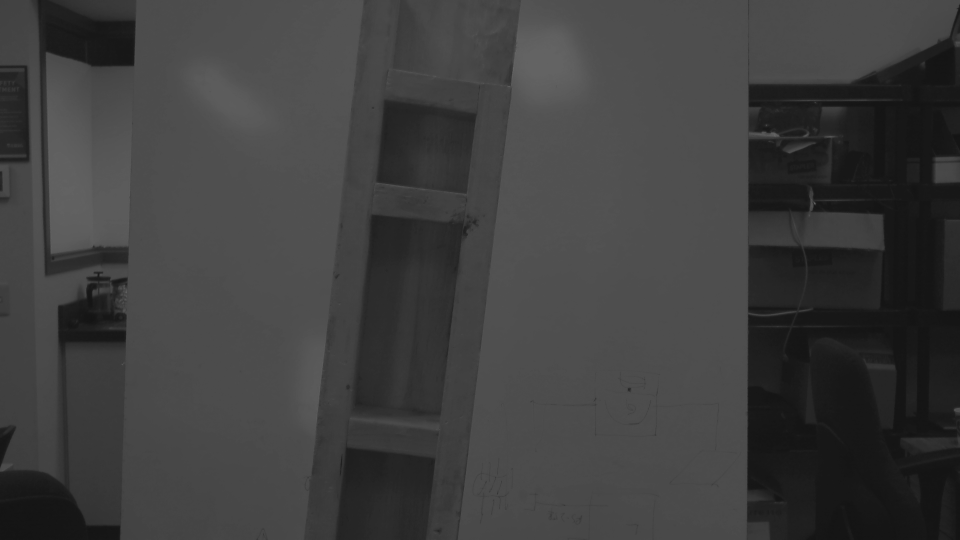
#> input picture feature_detection/images/tx2_camera/Right.png, 1920 x 1080 px, found by its file name (shown at 1/2 size)
$ python pano.py
#> lines starting #> are read from the running program, lines starting #| are printed output that depends on the picture; after the words box and inside, x2 and y2 are one past the last pixel; in counts of white or black regions, pixels touching at a corner belong together
# import the necessary packages
import numpy as np
#import imutils
import cv2

class Stitcher:
#    def __init__(self):
#        # determine if we are using OpenCV v3.X
#        self.isv3 = imutils.is_cv3()

    def stitch(self, images, ratio=0.75, reprojThresh=4.0,
            showMatches=False):
        # unpack the images, then detect keypoints and extract
        # local invariant descriptors from them
        (imageB, imageA) = images
        (kpsA, featuresA) = self.detectAndDescribe(imageA)
        (kpsB, featuresB) = self.detectAndDescribe(imageB)

        # match features between the two images
        M = self.matchKeypoints(kpsA, kpsB,
            featuresA, featuresB, ratio, reprojThresh)

        # if the match is None, then there aren't enough matched
        # keypoints to create a panorama
        if M is None:
            return None

        # otherwise, apply a perspective warp to stitch the images
        # together
        (matches, H, status) = M
        result = cv2.warpPerspective(imageA, H,
            (imageA.shape[1] + imageB.shape[1], imageA.shape[0]))
        result[0:imageB.shape[0], 0:imageB.shape[1]] = imageB

        # check to see if the keypoint matches should be visualized
        if showMatches:
            vis = self.drawMatches(imageA, imageB, kpsA, kpsB, matches, status)

            # return a tuple of the stitched image and the
            # visualization
            return (result, vis)

        # return the stitched image
        return result

    def detectAndDescribe(self, image):
        # convert the image to grayscale
        gray = cv2.cvtColor(image, cv2.COLOR_BGR2GRAY)

        # check to see if we are using OpenCV 3.X
        if True: #self.isv3:
            # detect and extract features from the image
            descriptor = cv2.xfeatures2d.SIFT_create()
            (kps, features) = descriptor.detectAndCompute(image, None)

        # otherwise, we are using OpenCV 2.4.X
        else:
            # detect keypoints in the image
            detector = cv2.FeatureDetector_create("SIFT")
            kps = detector.detect(gray)

            # extract features from the image
            extractor = cv2.DescriptorExtractor_create("SIFT")
            (kps, features) = extractor.compute(gray, kps)

            # convert the keypoints from KeyPoint objects to NumPy
            # arrays
        kps = np.float32([kp.pt for kp in kps])

        # return a tuple of keypoints and features
        return (kps, features)

    def matchKeypoints(self, kpsA, kpsB, featuresA, featuresB, ratio, reprojThresh):
        # compute the raw matches and initialize the list of actual
        # matches
        matcher = cv2.DescriptorMatcher_create("BruteForce")
        rawMatches = matcher.knnMatch(featuresA, featuresB, 2)
        matches = []

        # loop over the raw matches
        for m in rawMatches:
            # ensure the distance is within a certain ratio of each
            # other (i.e. Lowe's ratio test)
            if len(m) == 2 and m[0].distance < m[1].distance * ratio:
                matches.append((m[0].trainIdx, m[0].queryIdx))
        # computing a homography requires at least 4 matches
        if len(matches) > 4:
            # construct the two sets of points
            ptsA = np.float32([kpsA[i] for (_, i) in matches])
            ptsB = np.float32([kpsB[i] for (i, _) in matches])

            # compute the homography between the two sets of points
            (H, status) = cv2.findHomography(ptsA, ptsB, cv2.RANSAC, reprojThresh)

            # return the matches along with the homograpy matrix
            # and status of each matched point
            return (matches, H, status)

        # otherwise, no homograpy could be computed
        return None

    def drawMatches(self, imageA, imageB, kpsA, kpsB, matches, status):
        # initialize the output visualization image
        (hA, wA) = imageA.shape[:2]
        (hB, wB) = imageB.shape[:2]
        vis = np.zeros((max(hA, hB), wA + wB, 3), dtype="uint8")
        vis[0:hA, 0:wA] = imageA
        vis[0:hB, wA:] = imageB

        # loop over the matches
        i = 0
        for ((trainIdx, queryIdx), s) in zip(matches, status):
            # only process the match if the keypoint was successfully
            # matched
            if s == 1:
                i = i+1
                # draw the match
                ptA = (int(kpsA[queryIdx][0]), int(kpsA[queryIdx][1]))
                ptB = (int(kpsB[trainIdx][0]) + wA, int(kpsB[trainIdx][1]))
                cv2.line(vis, ptA, ptB, (0, 255, 0), 1)
        print('Number of matches:', i)
        # return the visualization
        return vis


# import the necessary packages
#from pyimagesearch.panorama import Stitcher
import argparse
#import imutils
import cv2

# construct the argument parse and parse the arguments

#ap = argparse.ArgumentParser()
#ap.add_argument("-f", "--first", required=True,
#    help="path to the first image")
#ap.add_argument("-s", "--second", required=True,
#    help="path to the second image")
#args = vars(ap.parse_args())

# load the two images and resize them to have a width of 400 pixels
# (for faster processing)

#imageA = cv2.imread(args["first"])
#imageB = cv2.imread(args["second"])
imageA = cv2.imread('./images/right.png')
#> imageA is the input picture: shape (1080, 1920, 3); min 19, max 105, mean 62.6
imageB = cv2.imread('./images/left.png')
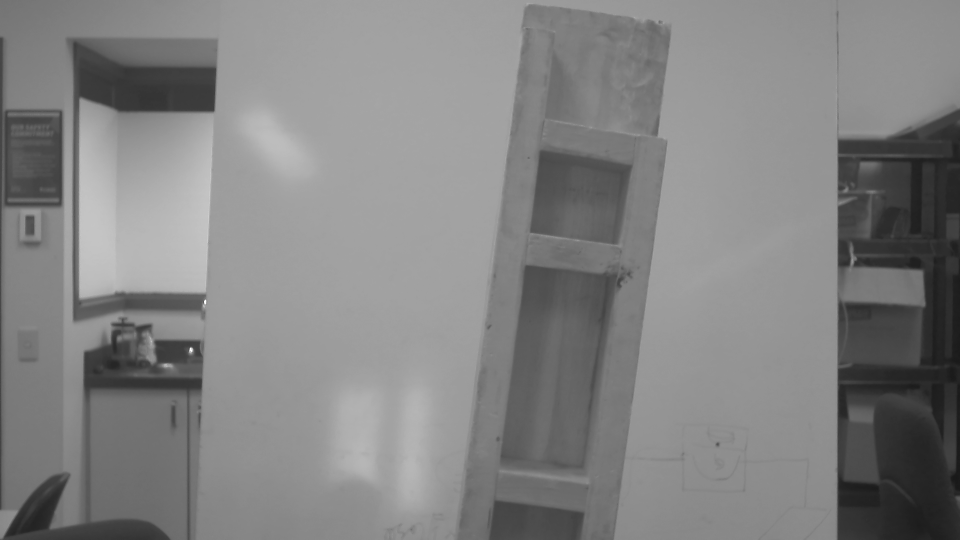
#> input picture feature_detection/images/tx2_camera/Left.png, 1920 x 1080 px, found by its file name (shown at 1/2 size)
#> imageB is the input picture: shape (1080, 1920, 3); min 24, max 255, mean 130.4
imageA = cv2.resize(imageA, (800,600), cv2.INTER_NEAREST)
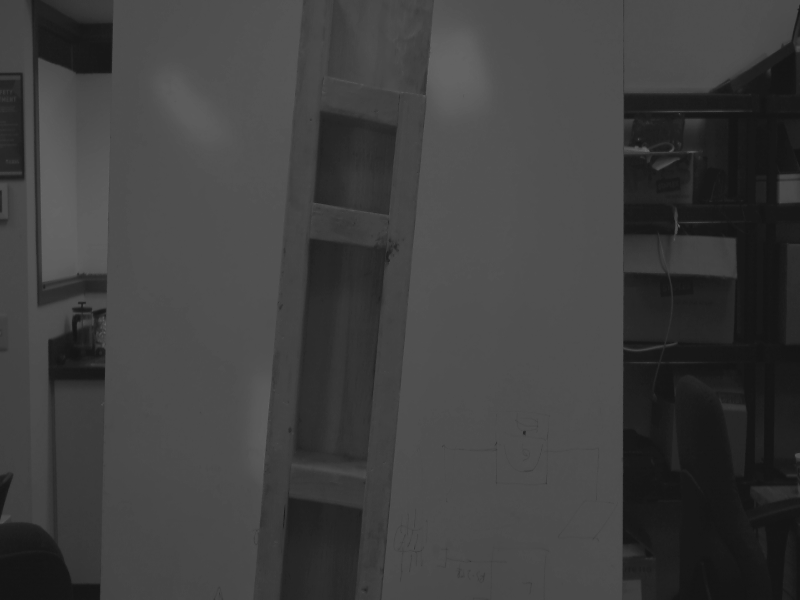
#> imageA: shape (600, 800, 3); min 19, max 100, mean 62.5
imageB = cv2.resize(imageB, (800,600), cv2.INTER_NEAREST)
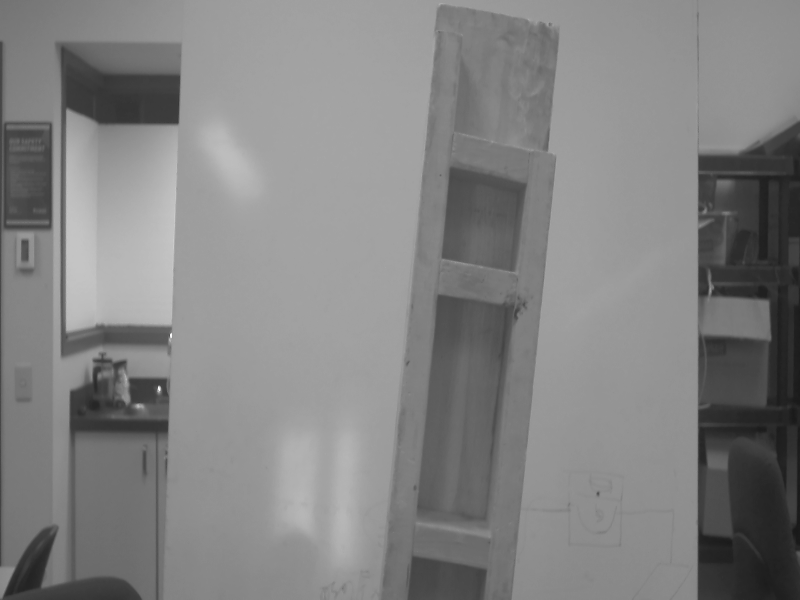
#> imageB: shape (600, 800, 3); min 24, max 254, mean 130.3
print(imageA.shape)
#| (600, 800, 3)
print(imageB.shape)
#| (600, 800, 3)
#imageA = imutils.resize(imageA, width=400)
#imageB = imutils.resize(imageB, width=400)

# stitch the images together to create a panorama
stitcher = Stitcher()
(result, vis) = stitcher.stitch([imageA, imageB], showMatches=True)
#> in detectAndDescribe, `(kps, features) = descriptor.detectAndCompute(image, None)`: kps = 134 keypoints; strongest (x, y, size): (159, 388, 2.7), (131, 96, 59.9), (138, 406, 4.3), (154, 336, 17.9)
#> in detectAndDescribe, `kps = np.float32([kp.pt for kp in kps])`: kps = 134 pairs, first value 5.64 to 763.3, second value 12.16 to 577.1
#> in stitch, `(kpsA, featuresA) = self.detectAndDescribe(imageA)`: kpsA has the same summary as kps in detectAndDescribe
#> in detectAndDescribe (call 2), `(kps, features) = descriptor.detectAndCompute(image, None)`: kps = 67 keypoints; strongest (x, y, size): (645, 150, 4.6), (76, 358, 38), (83, 47, 42), (524, 432, 2.2)
#> in stitch, `(kpsB, featuresB) = self.detectAndDescribe(imageB)`: kpsB = 67 pairs, first value 20.63 to 730.3, second value 28.65 to 569.1
#> in matchKeypoints, `rawMatches = matcher.knnMatch(featuresA, featuresB, 2)`: rawMatches = 134 matches
#> the loop in matchKeypoints, `for m in rawMatches: # ensure the distance is within a certain ratio o..` made 134 passes
#> after the loop in matchKeypoints, `for m in rawMatches:`: matches = 32 pairs, first value 1 to 66, second value 2 to 132
#> in matchKeypoints, `ptsA = np.float32([kpsA[i] for (_, i) in matches])`: ptsA = 32 pairs, first value 8.1 to 763.3, second value 12.16 to 454.2
#> in matchKeypoints, `ptsB = np.float32([kpsB[i] for (i, _) in matches])`: ptsB = 32 pairs, first value 20.63 to 730.3, second value 61.87 to 531.2
#> in matchKeypoints, `(H, status) = cv2.findHomography(ptsA, ptsB, cv2.RANSAC, reprojThresh)`: H = [[1.01, 0.0339, -33.3], [-0.0107, 1.01, -52.14], [2.86e-05, 1.55e-05, 1]]; status = 32 values, max 1 at index 2, min 0 at index 0, mean 0.594
#> in stitch, `result = cv2.warpPerspective(imageA, H, (imageA.shape[1] + imageB.shap..`:
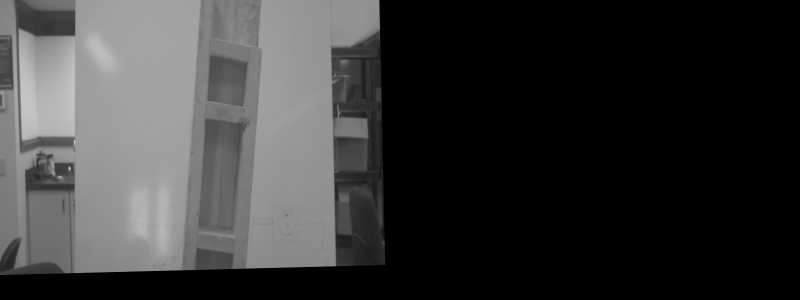
#> result: shape (600, 1600, 3) (shown at 1/2 size); min 0, max 249, mean 55.8
#> in stitch, `result[0:imageB.shape[0], 0:imageB.shape[1]] = imageB`:
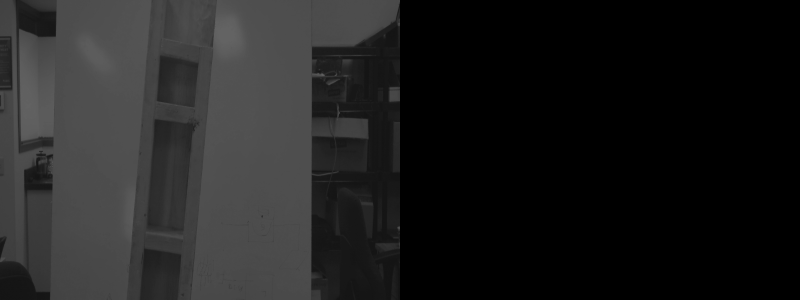
#> result: shape (600, 1600, 3) (shown at 1/2 size); min 0, max 100, mean 31.3
#> in drawMatches, `vis[0:hB, wA:] = imageB`:
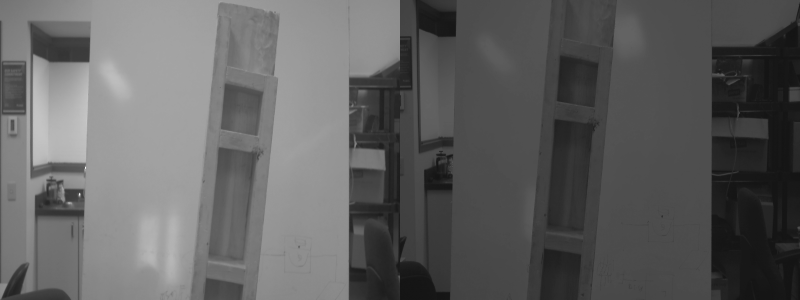
#> vis: shape (600, 1600, 3) (shown at 1/2 size); min 19, max 254, mean 96.4
#> the loop in drawMatches, `for ((trainIdx, queryIdx), s) in zip(matches, status):` made 32 passes
#> (trainIdx, queryIdx, s, ptA, ptB) on passes 3 to 14: (2, 17, [1], (48, 226), (821, 177)), (1, 19, [1], (50, 124), (820, 74)), (3, 22, [1], (69, 113), (841, 61)), (4, 24, [1], (70, 326), (845, 278)), (5, 25, [1], (72, 343), (848, 293)), (9, 26, [1], (72, 371), (854, 319)), (8, 27, [1], (79, 144), (853, 91)), (10, 33, [1], (95, 360), (874, 309)), (13, 34, [1], (96, 370), (876, 318)), (14, 35, [1], (99, 376), (878, 324)), (17, 38, [1], (100, 362), (880, 311)), (21, 44, [1], (109, 360), (888, 309))
#> (trainIdx, queryIdx, s) on passes 1, 2, 17, 18, 19, 20: (66, 2, [0]), (4, 3, [0]), (2, 60, [0]), (31, 65, [0]), (32, 66, [0]), (46, 84, [0])
#> after the loop in drawMatches, `for ((trainIdx, queryIdx), s) in zip(matches, status):`:
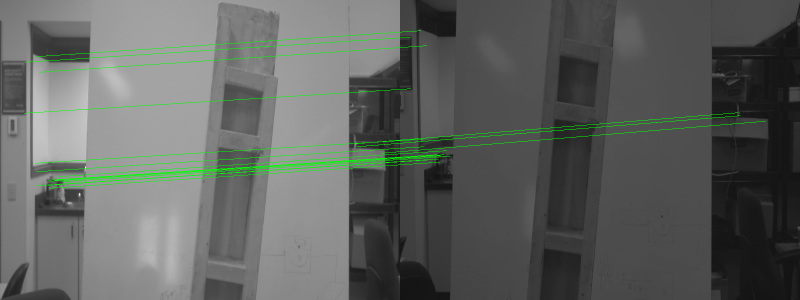
#> vis: shape (600, 1600, 3) (shown at 1/2 size); 1.33% of pixels changed, all inside (x1, y1, x2, y2) = (48, 61, 1531, 377)
#> after the loop in drawMatches, `for ((trainIdx, queryIdx), s) in zip(matches, status):`: i = 19
#| Number of matches: 19

# show the images
cv2.imshow("Image A", imageA)
cv2.imshow("Image B", imageB)
cv2.imshow("Keypoint Matches", vis)
cv2.imshow("Result", result)
cv2.imwrite('pano_r.jpg',result)
cv2.waitKey(0)
